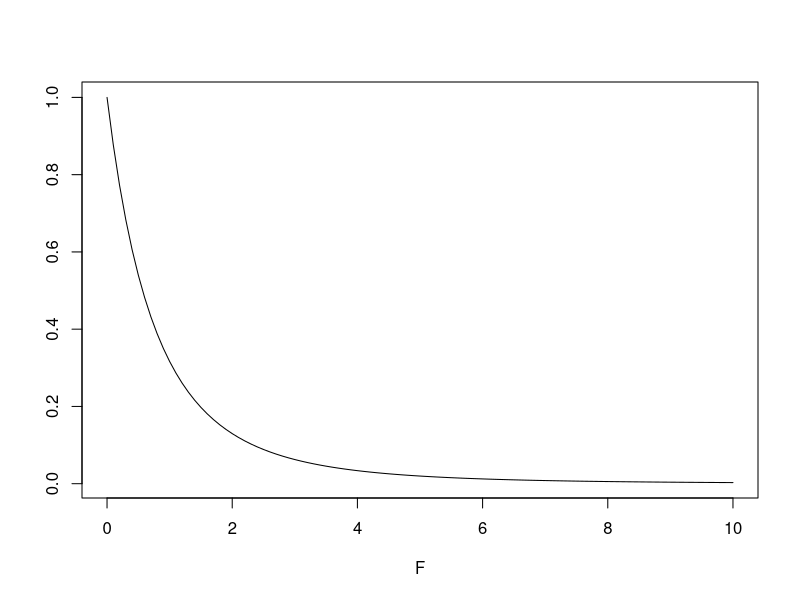

R code for this plot: (Note: this script raises an error after producing the figure.)
## ----gypsyData-----------------------------------------------------------
gypsyData <- read.csv("gypsyData.csv")
gypsyData$region <- factor(gypsyData$region)
gypsyData

## ----gmean,size='footnotesize'-------------------------------------------
caterpillars <- gypsyData$caterpillars
(grand.mean <- mean(caterpillars))

## ----tmeans,size='footnotesize'------------------------------------------
pesticide <- gypsyData$pesticide
(treatment.means <- tapply(caterpillars, pesticide, mean))

## ----bmeans,size='footnotesize'------------------------------------------
region <- gypsyData$region
(block.means <- tapply(caterpillars, region, mean))

## ----SSt-----------------------------------------------------------------
b <- 4
b <- nlevels(region)
SS.treat <- b*sum((treatment.means - grand.mean)^2)
SS.treat

## ----SSb-----------------------------------------------------------------
a <- nlevels(pesticide)
SS.block <- a*sum((block.means - grand.mean)^2)
SS.block

## ----SSw,size='small'----------------------------------------------------
treatment.means.long <- rep(treatment.means, each=b)
block.means.long <- rep(block.means, times=a)
SS.within <- sum((caterpillars - treatment.means.long -
                  block.means.long + grand.mean)^2)
SS.within

## ----ANOVAtable,size='small'---------------------------------------------
df.treat <- a-1
df.block <- b-1
df.within <- df.treat*df.block
ANOVAtable <- data.frame(
    df = c(df.treat, df.block, df.within),
    SS = c(SS.treat, SS.block, SS.within))
rownames(ANOVAtable) <- c("Treatment", "Block", "Within")
ANOVAtable

## ----MSE-----------------------------------------------------------------
MSE <- ANOVAtable$SS / ANOVAtable$df
ANOVAtable$MSE <- MSE

## ----F1------------------------------------------------------------------
F <- c(MSE[1]/MSE[3], MSE[2]/MSE[3], NA)
ANOVAtable$F <- F

## ----P-------------------------------------------------------------------
P <- c(1 - pf(F[1], 2, 6), 1 - pf(F[2], 3, 6), NA)
ANOVAtable$P <- P
round(ANOVAtable, 3)

## ----Fdist,echo=FALSE,fig.show=TRUE,include=FALSE,fig.width=12,fig.height=6----
curve(df(x, df1=2, df2=6), 0, 10, xlab="F", ylab="")
xx <- seq(F[1], 20, length=50)
den <- df(xx, 2, 6)
polygon(c(xx, rev(xx)), c(den, rep(0, length(xx))), col="red")
#abline(h=0, col=gray(0.5))
crit <- qf(0.95, 2, 6)
text(crit, 0.4, "critical value")
arrows(crit, 0.38, crit, 0.05, length=0.1)
text(F[1], 0.3, "F-value")
arrows(F[1], 0.28, F[1], 0.05, length=0.1)

## ----Cval,size='scriptsize'----------------------------------------------
qf(0.95, df1=2, df2=6) # 95% of the distribution is before this value of F

## ----Pval,size='scriptsize'----------------------------------------------
1-pf(F[1], df1=2, df2=6) # Proportion of the distribution beyond this F value

## ----aov1----------------------------------------------------------------
aov1 <- aov(caterpillars ~ pesticide + region, gypsyData)
summary(aov1)

## ----atable--------------------------------------------------------------
round(ANOVAtable, 3)

## ----aov2----------------------------------------------------------------
aov2 <- aov(caterpillars ~ pesticide, gypsyData)
summary(aov2)

## ----aov3----------------------------------------------------------------
aov3 <- aov(caterpillars ~ pesticide + Error(region), gypsyData)
summary(aov3)

